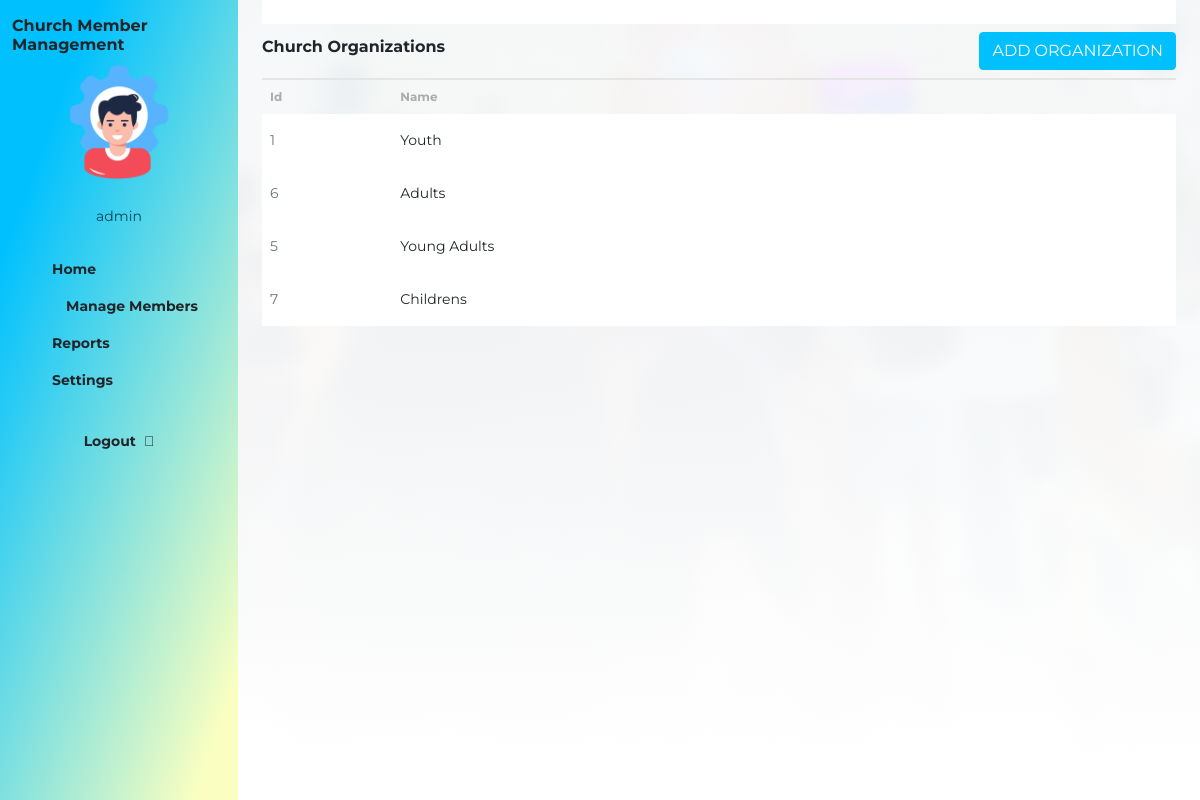
The page /contr_orgs/list_view.php on the database its author committed.
### tables this page shows
CREATE TABLE `organizations` (
  `Id` int(11) NOT NULL,
  `Name` varchar(255) NOT NULL
);

### contr_orgs/list_view.php (the view, shortened to what this page needs)
<!DOCTYPE html>
<html lang="en">
<head>
    <link rel="stylesheet" href="../css/bootstrap.css">
    <link rel="stylesheet" href="../css/style.css">
    <link rel="stylesheet" href="https://pro.fontawesome.com/releases/v5.10.0/css/all.css"
 />
</head>
<body class="bg-content">
    <main class="dashboard d-flex">
        <?php
        include "../contr_main/sidebar.php";
        ?>
        <div class="container-fluid background_main_white px-4">
            <?php include "../contr_main/header.php"; ?>
            <div class="member-list-header d-flex justify-content-between align-items-center py-2">
                <div class="title h6 fw-bold">Church Organizations</div>
                <div class="btn-add d-flex gap-3 align-items-center">
                    <?php include 'add.php'; ?>
                </div>
            </div>
            <div class="table-responsive">
                <table class="table organizations table-borderless">
                    <thead>
                        <tr class="align-middle">
                            <th>Id</th>
                            <th>Name</th>
                        </tr>
                    </thead>
                    <tbody>
                        <?php
                        include '../conn.php';
                        $query = "SELECT * FROM organizations";
                        $result = mysqli_query($conn, $query);
                        if ($result && mysqli_num_rows($result) > 0) {
                            while ($row = mysqli_fetch_assoc($result)) {
                                ?>
                                <tr class="bg-white align-middle">
                                    <td>
                                        <span class="text-muted"><?php echo $row['Id']; ?></span>
                                    </td>
                                    <td>
                                        <?php echo $row['Name']; ?>
                                    </td>
                                    <td class="d-md-flex gap-3 mt-3">
                                        <a href="update.php?Id=<?php echo $row['Id']; ?>" title="Edit Member"><i class="far fa-pen"></i></a>
                                        <a href="remove.php?Id=<?php echo $row['Id']; ?>" title="Remove Member" class="delete-member" data-id="<?php echo $row['Id']; ?>"><i class="far fa-trash"></i></a>
                                    </td>
                                </tr>
                                <?php
                            }
                        } else {
                            echo "No records found";
                        }
                        ?>
                    </tbody>
                </table>
            </div>
        </div>
    </main>
</body>
</html>

### css/style.css (style rules this page uses)
* { font-family: 'Montserrat', sans-serif; font-style: normal; }
.background_main_white { background: linear-gradient(rgba(248, 250, 252, 0.95) 19.39%, rgba(255, 255, 255, 1) 96.69%), url('../assets/img/cover_blurred.jpeg') center/cover no-repeat; }
.bg-content { background: #F8F8F8; }
.table th { font-size: 12px; color: #ACACAC; }
table tbody { font-size: 14px; }
.table a { color: #00C1FE; }
.member-list-header { border-bottom: 2px solid #E5E5E5; }

### rows shown on the page
organizations: Id "1", Name "Youth"
organizations: Id "6", Name "Adults"
organizations: Id "5", Name "Young Adults"
organizations: Id "7", Name "Childrens"
